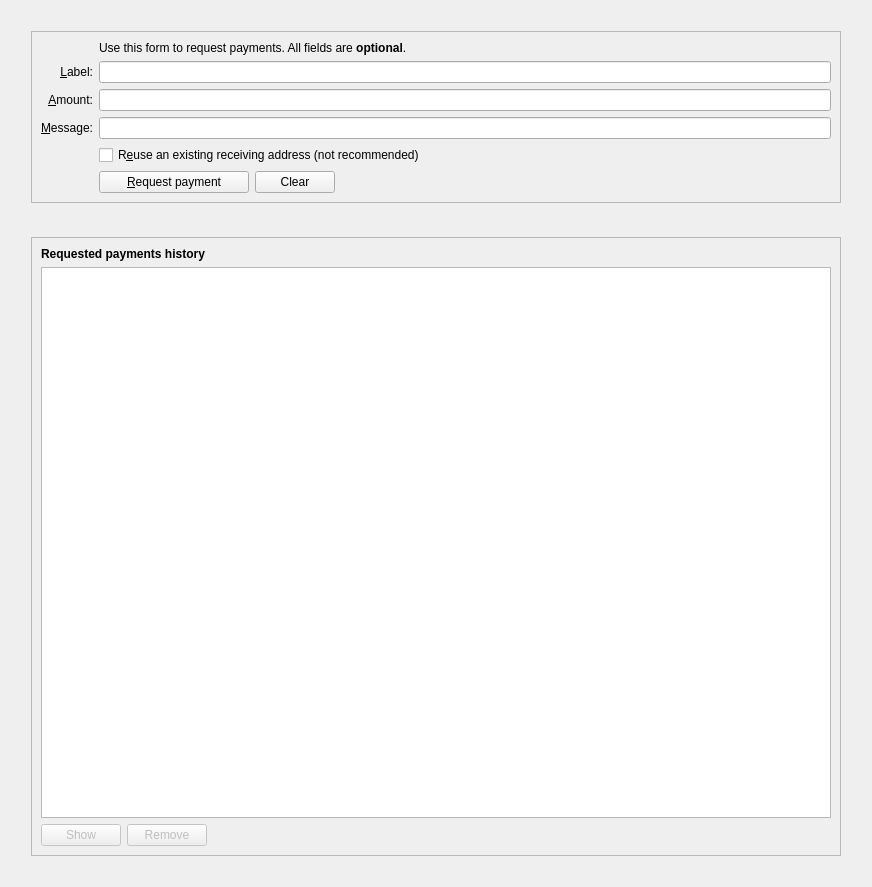
<?xml version="1.0" encoding="UTF-8"?>
<ui version="4.0">
 <class>ReceiveCoinsDialog</class>
 <widget class="QWidget" name="ReceiveCoinsDialog">
  <property name="geometry">
   <rect>
    <x>0</x>
    <y>0</y>
    <width>872</width>
    <height>887</height>
   </rect>
  </property>
  <layout class="QVBoxLayout" name="verticalLayout" stretch="0">
   <item>
    <layout class="QVBoxLayout" name="verticalLayout_5">
     <property name="spacing">
      <number>34</number>
     </property>
     <property name="leftMargin">
      <number>20</number>
     </property>
     <property name="topMargin">
      <number>20</number>
     </property>
     <property name="rightMargin">
      <number>20</number>
     </property>
     <property name="bottomMargin">
      <number>20</number>
     </property>
     <item>
      <widget class="QFrame" name="frame2">
       <property name="sizePolicy">
        <sizepolicy hsizetype="Preferred" vsizetype="Fixed">
         <horstretch>0</horstretch>
         <verstretch>0</verstretch>
        </sizepolicy>
       </property>
       <property name="frameShape">
        <enum>QFrame::StyledPanel</enum>
       </property>
       <property name="frameShadow">
        <enum>QFrame::Sunken</enum>
       </property>
       <layout class="QVBoxLayout" name="verticalLayout_3">
        <item>
         <layout class="QGridLayout" name="gridLayout">
          <item row="7" column="2">
           <widget class="QCheckBox" name="reuseAddress">
            <property name="toolTip">
             <string>Reuse one of the previously used receiving addresses. Reusing addresses has security and privacy issues. Do not use this unless re-generating a payment request made before.</string>
            </property>
            <property name="text">
             <string>R&amp;euse an existing receiving address (not recommended)</string>
            </property>
           </widget>
          </item>
          <item row="7" column="0">
           <widget class="QLabel" name="label_4">
            <property name="text">
             <string/>
            </property>
           </widget>
          </item>
          <item row="6" column="0">
           <widget class="QLabel" name="label_3">
            <property name="toolTip">
             <string>An optional message to attach to the payment request, which will be displayed when the request is opened. Note: The message will not be sent with the payment over the Miracle network.</string>
            </property>
            <property name="text">
             <string>&amp;Message:</string>
            </property>
            <property name="alignment">
             <set>Qt::AlignRight|Qt::AlignTrailing|Qt::AlignVCenter</set>
            </property>
            <property name="buddy">
             <cstring>reqMessage</cstring>
            </property>
           </widget>
          </item>
          <item row="4" column="2">
           <widget class="QLineEdit" name="reqLabel">
            <property name="toolTip">
             <string>An optional label to associate with the new receiving address.</string>
            </property>
           </widget>
          </item>
          <item row="6" column="2">
           <widget class="QLineEdit" name="reqMessage">
            <property name="toolTip">
             <string>An optional message to attach to the payment request, which will be displayed when the request is opened. Note: The message will not be sent with the payment over the Miracle network.</string>
            </property>
           </widget>
          </item>
          <item row="2" column="2">
           <widget class="QLabel" name="label_5">
            <property name="text">
             <string>Use this form to request payments. All fields are &lt;b&gt;optional&lt;/b&gt;.</string>
            </property>
           </widget>
          </item>
          <item row="4" column="0">
           <widget class="QLabel" name="label_2">
            <property name="toolTip">
             <string>An optional label to associate with the new receiving address.</string>
            </property>
            <property name="text">
             <string>&amp;Label:</string>
            </property>
            <property name="alignment">
             <set>Qt::AlignRight|Qt::AlignTrailing|Qt::AlignVCenter</set>
            </property>
            <property name="buddy">
             <cstring>reqLabel</cstring>
            </property>
           </widget>
          </item>
          <item row="5" column="0">
           <widget class="QLabel" name="label">
            <property name="toolTip">
             <string>An optional amount to request. Leave this empty or zero to not request a specific amount.</string>
            </property>
            <property name="text">
             <string>&amp;Amount:</string>
            </property>
            <property name="alignment">
             <set>Qt::AlignRight|Qt::AlignTrailing|Qt::AlignVCenter</set>
            </property>
            <property name="buddy">
             <cstring>reqAmount</cstring>
            </property>
           </widget>
          </item>
          <item row="5" column="2">
           <widget class="MiracleAmountField" name="reqAmount">
            <property name="minimumSize">
             <size>
              <width>80</width>
              <height>0</height>
             </size>
            </property>
            <property name="toolTip">
             <string>An optional amount to request. Leave this empty or zero to not request a specific amount.</string>
            </property>
           </widget>
          </item>
          <item row="8" column="2">
           <layout class="QHBoxLayout" name="horizontalLayout">
            <item>
             <widget class="QPushButton" name="receiveButton">
              <property name="minimumSize">
               <size>
                <width>150</width>
                <height>0</height>
               </size>
              </property>
              <property name="text">
               <string>&amp;Request payment</string>
              </property>
              <property name="icon">
               <iconset resource="../miracle.qrc">
                <normaloff>:/icons/receiving_addresses</normaloff>:/icons/receiving_addresses</iconset>
              </property>
             </widget>
            </item>
            <item>
             <widget class="QPushButton" name="clearButton">
              <property name="sizePolicy">
               <sizepolicy hsizetype="Minimum" vsizetype="Fixed">
                <horstretch>0</horstretch>
                <verstretch>0</verstretch>
               </sizepolicy>
              </property>
              <property name="toolTip">
               <string>Clear all fields of the form.</string>
              </property>
              <property name="text">
               <string>Clear</string>
              </property>
              <property name="icon">
               <iconset resource="../miracle.qrc">
                <normaloff>:/icons/remove</normaloff>:/icons/remove</iconset>
              </property>
              <property name="autoDefault">
               <bool>false</bool>
              </property>
             </widget>
            </item>
            <item>
             <spacer name="horizontalSpacer">
              <property name="orientation">
               <enum>Qt::Horizontal</enum>
              </property>
              <property name="sizeHint" stdset="0">
               <size>
                <width>40</width>
                <height>20</height>
               </size>
              </property>
             </spacer>
            </item>
           </layout>
          </item>
          <item row="8" column="0">
           <widget class="QLabel" name="label_7">
            <property name="text">
             <string/>
            </property>
           </widget>
          </item>
         </layout>
        </item>
       </layout>
      </widget>
     </item>
     <item>
      <widget class="QFrame" name="frame">
       <property name="sizePolicy">
        <sizepolicy hsizetype="Preferred" vsizetype="Expanding">
         <horstretch>0</horstretch>
         <verstretch>0</verstretch>
        </sizepolicy>
       </property>
       <property name="frameShape">
        <enum>QFrame::StyledPanel</enum>
       </property>
       <property name="frameShadow">
        <enum>QFrame::Raised</enum>
       </property>
       <layout class="QVBoxLayout" name="verticalLayout_2">
        <item>
         <widget class="QLabel" name="label_6">
          <property name="font">
           <font>
            <weight>75</weight>
            <bold>true</bold>
           </font>
          </property>
          <property name="text">
           <string>Requested payments history</string>
          </property>
         </widget>
        </item>
        <item>
         <widget class="QTableView" name="recentRequestsView">
          <property name="contextMenuPolicy">
           <enum>Qt::CustomContextMenu</enum>
          </property>
          <property name="tabKeyNavigation">
           <bool>false</bool>
          </property>
          <property name="sortingEnabled">
           <bool>true</bool>
          </property>
         </widget>
        </item>
        <item>
         <layout class="QHBoxLayout" name="horizontalLayout_2">
          <item>
           <widget class="QPushButton" name="showRequestButton">
            <property name="enabled">
             <bool>false</bool>
            </property>
            <property name="toolTip">
             <string>Show the selected request (does the same as double clicking an entry)</string>
            </property>
            <property name="text">
             <string>Show</string>
            </property>
            <property name="icon">
             <iconset resource="../miracle.qrc">
              <normaloff>:/icons/edit</normaloff>:/icons/edit</iconset>
            </property>
            <property name="autoDefault">
             <bool>false</bool>
            </property>
           </widget>
          </item>
          <item>
           <widget class="QPushButton" name="removeRequestButton">
            <property name="enabled">
             <bool>false</bool>
            </property>
            <property name="toolTip">
             <string>Remove the selected entries from the list</string>
            </property>
            <property name="text">
             <string>Remove</string>
            </property>
            <property name="icon">
             <iconset resource="../miracle.qrc">
              <normaloff>:/icons/remove</normaloff>:/icons/remove</iconset>
            </property>
            <property name="autoDefault">
             <bool>false</bool>
            </property>
           </widget>
          </item>
          <item>
           <spacer name="horizontalSpacer_2">
            <property name="orientation">
             <enum>Qt::Horizontal</enum>
            </property>
            <property name="sizeHint" stdset="0">
             <size>
              <width>40</width>
              <height>20</height>
             </size>
            </property>
           </spacer>
          </item>
         </layout>
        </item>
       </layout>
      </widget>
     </item>
    </layout>
   </item>
  </layout>
 </widget>
 <customwidgets>
  <customwidget>
   <class>MiracleAmountField</class>
   <extends>QLineEdit</extends>
   <header>miracleamountfield.h</header>
   <container>1</container>
  </customwidget>
 </customwidgets>
 <tabstops>
  <tabstop>reqLabel</tabstop>
  <tabstop>reqAmount</tabstop>
  <tabstop>reqMessage</tabstop>
  <tabstop>reuseAddress</tabstop>
  <tabstop>receiveButton</tabstop>
  <tabstop>clearButton</tabstop>
  <tabstop>recentRequestsView</tabstop>
  <tabstop>showRequestButton</tabstop>
  <tabstop>removeRequestButton</tabstop>
 </tabstops>
 <resources>
  <include location="../miracle.qrc"/>
 </resources>
 <connections/>
</ui>
